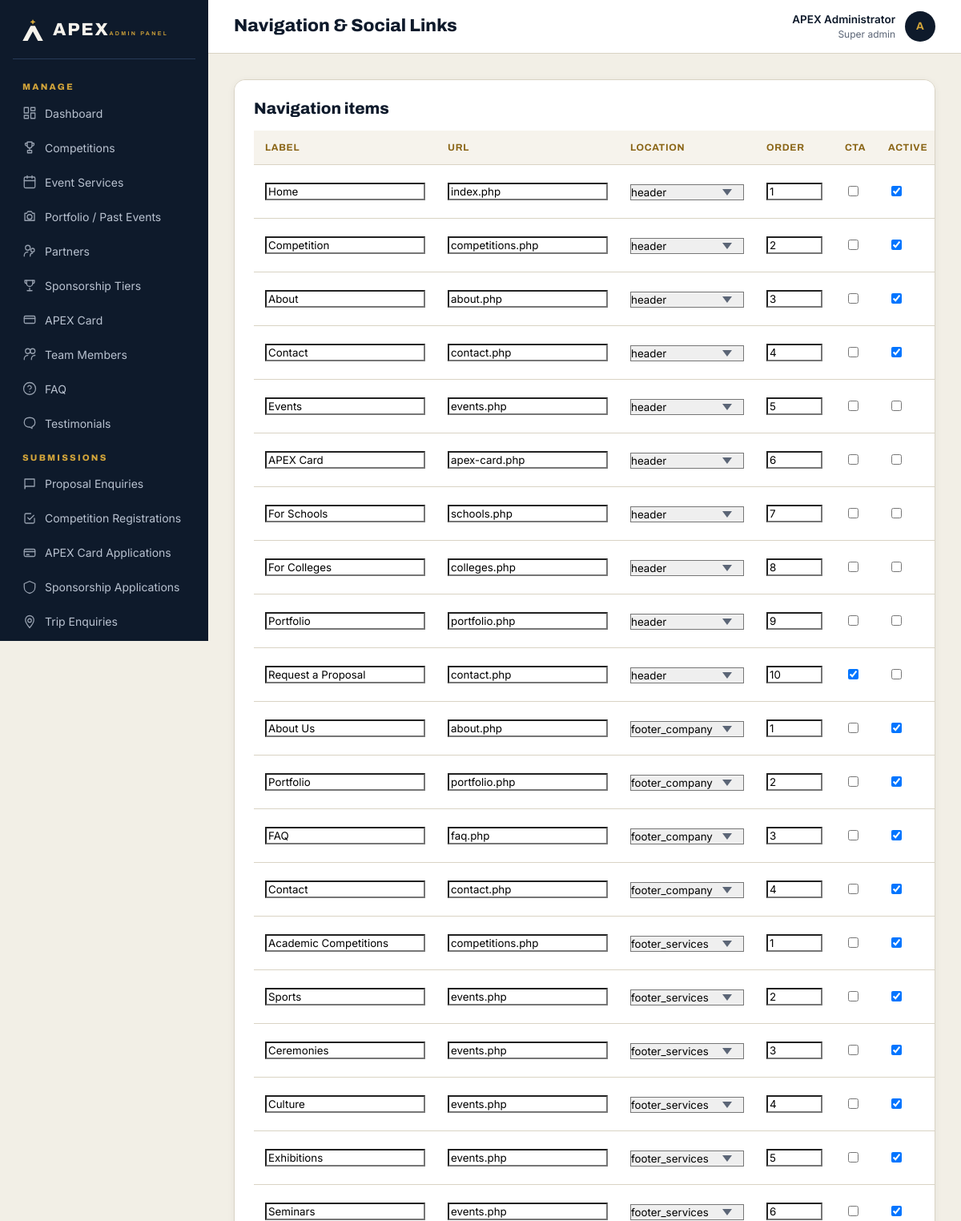
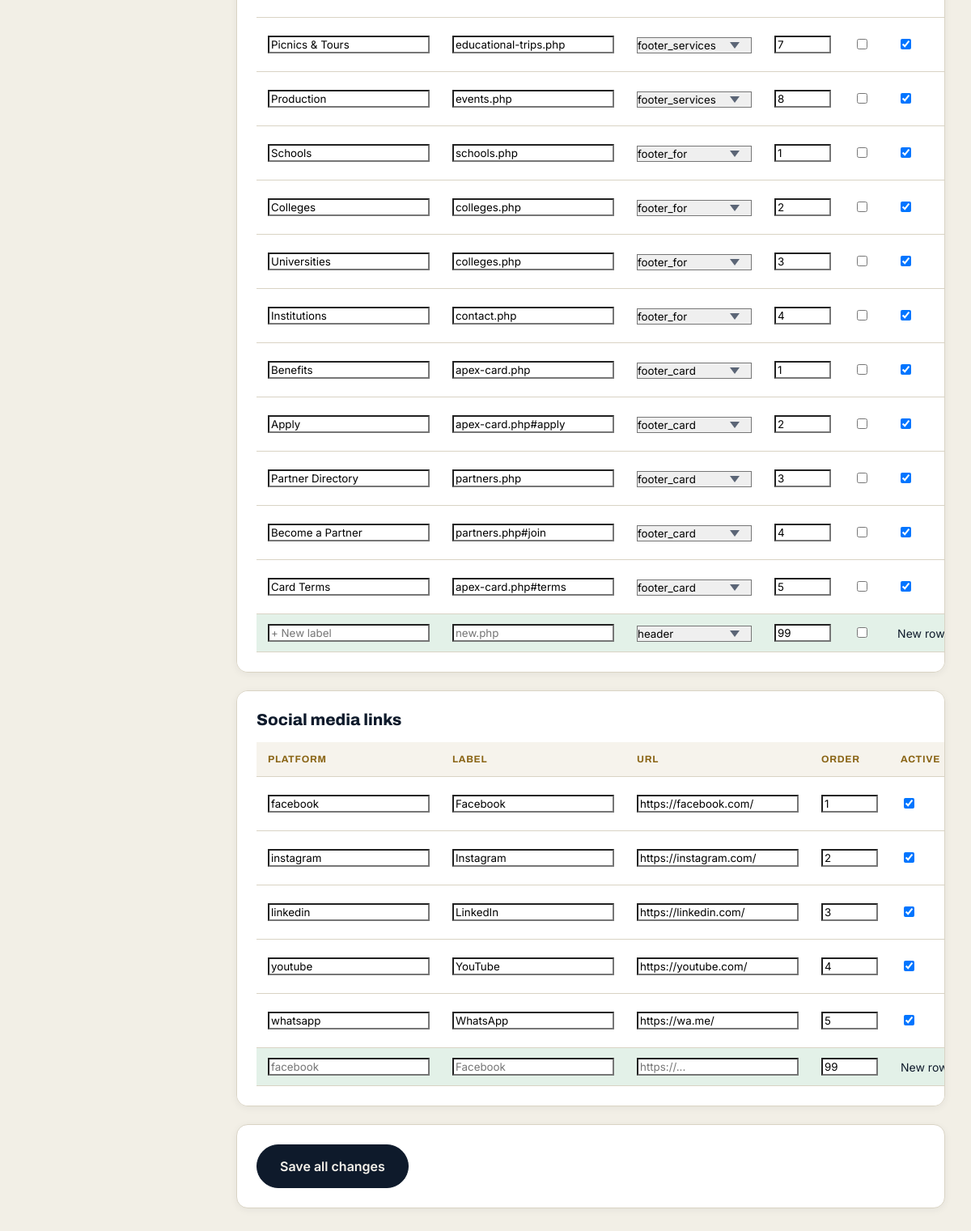
/admin/navigation/index.php (signed in), run on the app's committed database (2 pictures, top to bottom).
### tables this page shows
CREATE TABLE `navigation_items` (
  `id` INT UNSIGNED NOT NULL AUTO_INCREMENT,
  `label` VARCHAR(100) NOT NULL,
  `url` VARCHAR(255) NOT NULL,
  `location` ENUM('header','footer','footer_company','footer_services','footer_for','footer_card') NOT NULL DEFAULT 'header',
  `sort_order` INT NOT NULL DEFAULT 0,
  `is_active` TINYINT(1) NOT NULL DEFAULT 1,
  `is_cta` TINYINT(1) NOT NULL DEFAULT 0,
  PRIMARY KEY (`id`),
  KEY `idx_location` (`location`, `sort_order`)
);

CREATE TABLE `social_links` (
  `id` INT UNSIGNED NOT NULL AUTO_INCREMENT,
  `platform` VARCHAR(50) NOT NULL,
  `label` VARCHAR(60) NULL,
  `url` VARCHAR(255) NOT NULL,
  `icon` VARCHAR(80) NULL,
  `sort_order` INT NOT NULL DEFAULT 0,
  `is_active` TINYINT(1) NOT NULL DEFAULT 1,
  PRIMARY KEY (`id`)
);

### includes/functions.php (called while the page is built, shortened)
<?php
if (!function_exists('e')) {
    function e($v): string {
        return htmlspecialchars((string)$v, ENT_QUOTES | ENT_SUBSTITUTE, 'UTF-8');
    }
}

### config/database.php (called while the page is built)
<?php
$dbConfig = [
    'host'     => $_ENV['DB_HOST']     ?? getenv('DB_HOST')     ?: 'localhost',
    'name'     => $_ENV['DB_NAME']     ?? getenv('DB_NAME')     ?: 'apex_db',
    'user'     => $_ENV['DB_USER']     ?? getenv('DB_USER')     ?: 'root',
    'pass'     => $_ENV['DB_PASS']     ?? getenv('DB_PASS')     ?: '',
    'charset'  => 'utf8mb4',
    'port'     => $_ENV['DB_PORT']     ?? getenv('DB_PORT')     ?: 3306,
];
function db(): PDO
{
    static $pdo = null;
    if ($pdo instanceof PDO) {
        return $pdo;
    }
    global $dbConfig;
    $dsn = sprintf(
        'mysql:host=%s;port=%d;dbname=%s;charset=%s',
        $dbConfig['host'], (int)$dbConfig['port'], $dbConfig['name'], $dbConfig['charset']
    );
    try {
        $pdo = new PDO($dsn, $dbConfig['user'], $dbConfig['pass'], [
            PDO::ATTR_ERRMODE            => PDO::ERRMODE_EXCEPTION,
            PDO::ATTR_DEFAULT_FETCH_MODE => PDO::FETCH_ASSOC,
            PDO::ATTR_EMULATE_PREPARES   => false,
            PDO::MYSQL_ATTR_INIT_COMMAND => "SET NAMES 'utf8mb4' COLLATE 'utf8mb4_unicode_ci'",
        ]);
    } catch (PDOException $e) {
        http_response_code(500);
        if (!empty($_ENV['APP_DEBUG']) || getenv('APP_DEBUG') === 'true') {
            exit('Database connection failed: ' . htmlspecialchars($e->getMessage()));
        }
        error_log('[APEX] DB connection failed: ' . $e->getMessage());
        exit('We could not connect to the database right now. Please try again shortly.');
    }
    return $pdo;
}

### includes/auth.php (called while the page is built, shortened)
<?php
function admin_user(): ?array
{
    try {
        $stmt = db()->prepare('SELECT id,name,email,role,is_active FROM admins WHERE id=? LIMIT 1');
        $stmt->execute([(int)$_SESSION['admin_id']]);
        $u = $stmt->fetch();
        if ($u && (int)$u['is_active'] === 1) {
            return $cached = $u;
        }
    } catch (Throwable $e) {  }
    return null;
}
function require_admin(): array
{
    $u = admin_user();
    return $u;
}

### admin/navigation/index.php (the view, shortened to what this page needs)
<?php
$pageTitle = 'Navigation & Social Links';
require_once dirname(__DIR__) . '/includes/header.php';
$navs = db()->query('SELECT * FROM navigation_items ORDER BY location, sort_order')->fetchAll();
$socials = db()->query('SELECT * FROM social_links ORDER BY sort_order')->fetchAll();
?>
<form method="POST">
  <div class="admin-card">
    <h2>Navigation items</h2>
    <table class="admin-table">
      <thead><tr><th>Label</th><th>URL</th><th>Location</th><th>Order</th><th>CTA</th><th>Active</th><th>Delete</th></tr></thead>
      <tbody>
      <?php foreach ($navs as $n): ?>
      <tr>
        <td><input type="text" name="nav[<?= e($n['id']) ?>][label]" value="<?= e($n['label']) ?>"></td>
        <td><input type="text" name="nav[<?= e($n['id']) ?>][url]" value="<?= e($n['url']) ?>"></td>
        <td><select name="nav[<?= e($n['id']) ?>][location]">
          <?php foreach (['header','footer_company','footer_services','footer_for','footer_card'] as $loc): ?>
            <option value="<?= e($loc) ?>"<?= $n['location']===$loc?' selected':'' ?>><?= e($loc) ?></option>
          <?php endforeach; ?>
        </select></td>
        <td><input type="number" name="nav[<?= e($n['id']) ?>][sort_order]" value="<?= e($n['sort_order']) ?>" style="width:70px"></td>
        <td><input type="checkbox" name="nav[<?= e($n['id']) ?>][is_cta]" value="1"<?= $n['is_cta']?' checked':'' ?>></td>
        <td><input type="checkbox" name="nav[<?= e($n['id']) ?>][is_active]" value="1"<?= $n['is_active']?' checked':'' ?>></td>
      </tr>
      <?php endforeach; ?>
      <tr style="background:var(--greenbg)">
        <td><input type="text" name="nav_new[label]" placeholder="+ New label"></td>
        <td><input type="text" name="nav_new[url]" placeholder="new.php"></td>
        <td><select name="nav_new[location]">
          <?php foreach (['header','footer_company','footer_services','footer_for','footer_card'] as $loc): ?>
            <option value="<?= e($loc) ?>"><?= e($loc) ?></option>
          <?php endforeach; ?>
        </select></td>
        <td><input type="number" name="nav_new[sort_order]" value="99" style="width:70px"></td>
        <td><input type="checkbox" name="nav_new[is_cta]" value="1"></td>
        <td colspan="2">New row</td>
      </tr>
      </tbody>
    </table>
  </div>
  <div class="admin-card">
    <h2>Social media links</h2>
    <table class="admin-table">
      <thead><tr><th>Platform</th><th>Label</th><th>URL</th><th>Order</th><th>Active</th><th>Delete</th></tr></thead>
      <tbody>
      <?php foreach ($socials as $s): ?>
      <tr>
        <td><input type="text" name="social[<?= e($s['id']) ?>][platform]" value="<?= e($s['platform']) ?>"></td>
        <td><input type="text" name="social[<?= e($s['id']) ?>][label]" value="<?= e($s['label']) ?>"></td>
        <td><input type="url" name="social[<?= e($s['id']) ?>][url]" value="<?= e($s['url']) ?>"></td>
        <td><input type="number" name="social[<?= e($s['id']) ?>][sort_order]" value="<?= e($s['sort_order']) ?>" style="width:70px"></td>
        <td><input type="checkbox" name="social[<?= e($s['id']) ?>][is_active]" value="1"<?= $s['is_active']?' checked':'' ?>></td>
      </tr>
      <?php endforeach; ?>
      <tr style="background:var(--greenbg)">
        <td><input type="text" name="social_new[platform]" placeholder="facebook"></td>
        <td><input type="text" name="social_new[label]" placeholder="Facebook"></td>
        <td><input type="url" name="social_new[url]" placeholder="https://..."></td>
        <td><input type="number" name="social_new[sort_order]" value="99" style="width:70px"></td>
        <td colspan="2">New row</td>
      </tr>
      </tbody>
    </table>
  </div>
  <div class="admin-card"><button class="btn btn-navy btn-lg" type="submit">Save all changes</button></div>
</form>
<?php require_once dirname(__DIR__) . '/includes/footer.php'; ?>

### admin/includes/header.php (shortened to what this page needs)
<?php
require_once dirname(__DIR__, 2) . '/includes/auth.php';
$user = require_admin();
$pageTitle = $pageTitle ?? 'Dashboard';
$selfParts = explode('/', ltrim($_SERVER['PHP_SELF'] ?? '', '/'));
$adminIdx = array_search('admin', $selfParts, true);
$depthBelowAdmin = $adminIdx !== false ? max(0, count($selfParts) - $adminIdx - 2) : 0;
$adminBase = str_repeat('../', $depthBelowAdmin);
$siteBase  = $adminBase . '../';
function admin_nav_link(string $pathUnderAdmin, string $label, string $icon = ''): void {
    global $adminBase;
    $href = $adminBase . ltrim($pathUnderAdmin, '/');
    $current = trim($_SERVER['REQUEST_URI'] ?? '', '/');
    $dir     = dirname($pathUnderAdmin);
    $isActive = str_ends_with($current, '/' . trim($pathUnderAdmin, '/'))
             || ($dir !== '.' && str_contains($current, '/' . trim($dir, '/') . '/'));
    echo '<a href="' . e($href) . '"' . ($isActive ? ' aria-current="page"' : '') . '>';
    if ($icon) echo '<svg class="ico" viewBox="0 0 24 24" fill="none" stroke="currentColor" stroke-width="1.7" stroke-linecap="round" stroke-linejoin="round" aria-hidden="true">' . $icon . '</svg>';
    echo e($label) . '</a>';
}
?>
<!doctype html>
<html lang="en">
<head>
<link rel="stylesheet" href="<?= e($siteBase) ?>assets/css/main.css">
<link rel="stylesheet" href="<?= e($siteBase) ?>assets/css/admin.css">
</head>
<body class="admin">
<div class="admin-shell">
  <aside id="admin-side" class="admin-side">
    <a class="admin-brand" href="<?= e($adminBase) ?>dashboard.php">
      <svg viewBox="0 0 120 110" width="30" height="27" aria-hidden="true"><path d="M60 0 Q62 12 74 14 Q62 16 60 28 Q58 16 46 14 Q58 12 60 0 Z" fill="#D4A63A"/><path d="M49 34 L71 34 L112 110 L86 110 L60 62 L34 110 L8 110 Z" fill="#F6F3EC"/></svg>
      <span><span class="name">APEX</span><span class="sub">ADMIN PANEL</span></span>
    </a>
    <nav class="admin-nav">
      <h4>MANAGE</h4>
      <?php
      admin_nav_link('dashboard.php', 'Dashboard', '<rect x="3" y="3" width="7" height="9"/><rect x="14" y="3" width="7" height="5"/><rect x="14" y="12" width="7" height="9"/><rect x="3" y="16" width="7" height="5"/>');
      ?>
      <h4>SUBMISSIONS</h4>
    </nav>
  </aside>
  <section class="admin-main">
    <header class="admin-topbar">
      <h1><?= e($pageTitle) ?></h1>
      <div class="user">
        <div style="text-align:right">
          <div style="font-weight:600"><?= e($user['name']) ?></div>
          <div style="color:var(--slate);font-size:12px"><?= e(ucfirst(str_replace('_',' ',$user['role']))) ?></div>
        </div>
        <div class="avatar"><?= e(strtoupper(substr($user['name'],0,1))) ?></div>
      </div>
    </header>
    <div class="admin-content">

### admin/includes/footer.php (shortened to what this page needs)
    </div>
  </section>
</div>
</body>
</html>

### assets/css/main.css (style rules this page uses)
:root { --navy: #0E1A2B; --panel: #15253B; --edge: #263A57; --gold: #D4A63A; --gold-2: #E3B54A; --dgold: #8A6516; --blue: #2563EB; --blue-dark: #1D4ED8; --blue-soft: #EFF4FF; --ivory: #F6F3EC; --white: #FFFFFF; --slate: #5B6576; --mist: #B9C2D0; --line: #D9D3C4; --line-cool: #E5E7EB; --green: #1F6B45; --greenbg:#E3F1E8; --red: #B3261E; --redbg: #FDECEA; --radius: 14px; --radius-lg: 20px; --shadow-sm: 0 2px 10px rgba(14,26,43,.06); --shadow: 0 12px 28px rgba(14,26,43,.08); --shadow-lg: 0 24px 60px rgba(14,26,43,.14); --shadow-header: 0 1px 2px rgba(15,23,42,.04), 0 2px 8px rgba(15,23,42,.06); --max: 1240px; --transition: .25s cubic-bezier(.2,.8,.2,1); }
*,*::before,*::after { box-sizing:border-box }
html { scroll-behavior:smooth;-webkit-text-size-adjust:100% }
body { margin:0;font-family:Inter,system-ui,-apple-system,Segoe UI,Roboto,sans-serif;color:var(--navy);background:var(--ivory);line-height:1.5;overflow-x:hidden }
img,svg,video { max-width:100%;height:auto;display:block }
a { color:var(--dgold);text-decoration:none;transition:color var(--transition) }
button { font:inherit;cursor:pointer }
input,select,textarea,button { font-family:inherit }
h1,h2,h3,h4 { font-family:Archivo,sans-serif;font-weight:800;line-height:1.15;margin:0 0 .5em }
h1 { font-size:clamp(34px,4.4vw,56px);font-stretch:115% }
h2 { font-size:clamp(26px,3.2vw,40px);font-stretch:112% }
.btn { display:inline-flex;align-items:center;gap:8px;font-weight:600;font-size:15px;padding:13px 24px;border-radius:999px;min-height:48px;text-decoration:none;border:1.5px solid transparent;transition:all var(--transition);cursor:pointer;line-height:1;font-family:inherit }
.btn-navy { background:var(--navy);color:var(--ivory);border-color:var(--navy) }
.btn-lg { padding:16px 28px;min-height:54px;font-size:16px }
html,body { max-width:100% }
body { overflow-x:hidden;overflow-x:clip }
img,video,iframe,svg { max-width:100%;height:auto }
table { max-width:100% }
a { word-wrap:break-word;overflow-wrap:break-word }
input,textarea,select,button { -webkit-appearance:none;appearance:none;max-width:100% }
input[type="checkbox"],input[type="radio"] { -webkit-appearance:checkbox;appearance:checkbox;max-width:none }
select { background-repeat:no-repeat;background-position:right 14px center;padding-right:38px }

### data on the page
navigation_items: label "Home", url "index.php", id+sort_order "1", is_active "☑"
navigation_items: label "Competition", url "competitions.php", id+sort_order "2", is_active "☑"
navigation_items: label "About", url "about.php", id+sort_order "3", is_active "☑"
navigation_items: label "Contact", url "contact.php", id+sort_order "4", is_active "☑"
navigation_items: label "Events", url "events.php", id+sort_order "5"
navigation_items: label "APEX Card", url "apex-card.php", id+sort_order "6"
navigation_items: label "For Schools", url "schools.php", id+sort_order "7"
navigation_items: label "For Colleges", url "colleges.php", id+sort_order "8"
navigation_items: label "Portfolio", url "portfolio.php", id+sort_order "9"
navigation_items: label "Request a Proposal", url "contact.php", id+sort_order "10", is_cta "☑"
navigation_items: label "About Us", url "about.php", sort_order "1", is_active "☑"
navigation_items: label "Portfolio", url "portfolio.php", sort_order "2", is_active "☑"
navigation_items: label "FAQ", url "faq.php", sort_order "3", is_active "☑"
navigation_items: label "Contact", url "contact.php", sort_order "4", is_active "☑"
navigation_items: label "Academic Competitions", url "competitions.php", sort_order "1", is_active "☑"
navigation_items: label "Sports", url "events.php", sort_order "2", is_active "☑"
navigation_items: label "Ceremonies", url "events.php", sort_order "3", is_active "☑"
navigation_items: label "Culture", url "events.php", sort_order "4", is_active "☑"
navigation_items: label "Exhibitions", url "events.php", sort_order "5", is_active "☑"
navigation_items: label "Seminars", url "events.php", sort_order "6", is_active "☑"
navigation_items: label "Picnics & Tours", url "educational-trips.php", sort_order "7", is_active "☑"
navigation_items: label "Production", url "events.php", sort_order "8", is_active "☑"
navigation_items: label "Schools", url "schools.php", sort_order "1", is_active "☑"
navigation_items: label "Colleges", url "colleges.php", sort_order "2", is_active "☑"
navigation_items: label "Universities", url "colleges.php", sort_order "3", is_active "☑"
navigation_items: label "Institutions", url "contact.php", sort_order "4", is_active "☑"
navigation_items: label "Benefits", url "apex-card.php", sort_order "1", is_active "☑"
navigation_items: label "Apply", url "apex-card.php#apply", sort_order "2", is_active "☑"
navigation_items: label "Partner Directory", url "partners.php", sort_order "3", is_active "☑"
navigation_items: label "Become a Partner", url "partners.php#join", sort_order "4", is_active "☑"
navigation_items: label "Card Terms", url "apex-card.php#terms", sort_order "5", is_active "☑"
social_links: platform "facebook", label "Facebook", url "https://facebook.com/", id+sort_order "1", is_active "☑"
social_links: platform "instagram", label "Instagram", url "https://instagram.com/", id+sort_order "2", is_active "☑"
social_links: platform "linkedin", label "LinkedIn", url "https://linkedin.com/", id+sort_order "3", is_active "☑"
social_links: platform "youtube", label "YouTube", url "https://youtube.com/", id+sort_order "4", is_active "☑"
social_links: platform "whatsapp", label "WhatsApp", url "https://wa.me/", id+sort_order "5", is_active "☑"

### other printed values
$pageTitle "Navigation & Social Links"
$user['name'] "APEX Administrator"
str_replace('_',' ',$user['role']) "Super admin"
substr($user['name'],0,1) "A"
form field value "header"
form field value "footer_company"
form field value "footer_services"
form field value "footer_for"
form field value "footer_card"
